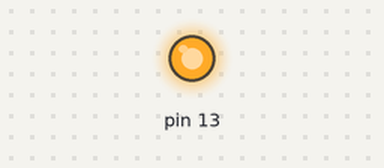
A sketch run on a simulated Arduino Uno, built with avr-gcc and run on an emulated ATmega328P. Parts: output pins drawn as LEDs (lit = HIGH).

Above: at 0.2 s.
At 5.2 s:
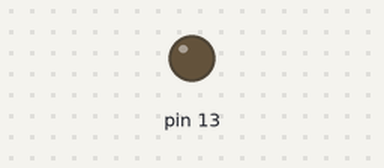
Timing chart, 0 to 9.1 s (numbered marks = the images above):
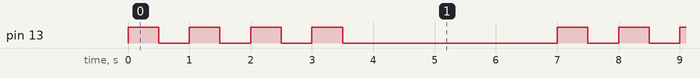

Measured:
- by itself, pin 13: repeats every 7.0 s: 3 × (LOW 0.50 s, HIGH 0.50 s), LOW 3.5 s, HIGH 0.50 s
- by itself, everything shown: repeats every 7.0 s, in 8 steps

The sketch:

array_.ino
```cpp
int j = 0;
void setup() {
  pinMode(13, OUTPUT);
}

void loop() {
do {
    digitalWrite(13,HIGH); //Turn red LED on
    delay(500);             //Leave on for redOnTime
    digitalWrite(13,LOW);  //Turn red LED off
    delay(500);
     j = j + 1;
    // 500ms delay
  } while (j < 4);
  delay(3000);
  j=0;
}
```
